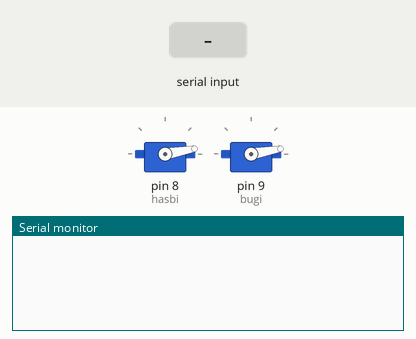
Simulated run of this sketch. Board: Arduino Uno, built with avr-gcc and run on an emulated ATmega328P. Parts: 2 × servo, the last lines printed to the serial monitor. The test bench sets the inputs (shaded band).

Above: at 1.2 s.
1.3 s: "h" received over Serial
At 2.5 s:
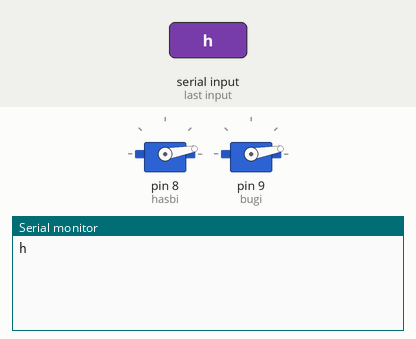
2.8 s: "o" received over Serial
At 3.6 s:
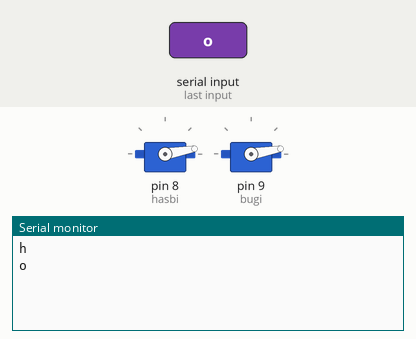
4.3 s: "1" received over Serial
At 4.8 s:
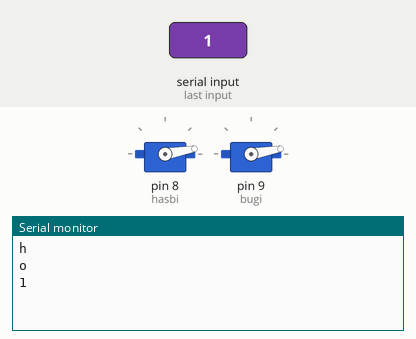

The sketch:

cat_feeder.ino
```cpp
#include <Servo.h>

Servo hasbi;
Servo bugi;
int hasbiPos = 10;
int bugiPos = 10;

void setup()
{
  hasbi.attach(8);
  bugi.attach(9);
  hasbi.write(hasbiPos);
  bugi.write(bugiPos);
  Serial.begin(19200);
}

void loop(){
  while(Serial.available())
  {
    char inChar = (char)Serial.read();
    Serial.println(inChar);
    switch(inChar)
    {
      case 'h':
        controlHasbi('open');
        delay(100);
        break;
      case 'o':
        controlHasbi('close');
        delay(100);
        break;
    }
  }
}
void controlHasbi(char state)
{
  int i=0;
  switch(state)
  {
    case 'open':
      for(i=hasbiPos; i<170; i+=5)
      {
        hasbi.write(i);
      }
      break;
    case 'close':
      for(i=hasbiPos; i>=10; i-=5)
      {
        hasbi.write(i);
      }
      break;
  }
  hasbiPos = i;
}

void controlBugi(char state)
{
  int i = 0;
  switch(state)
  {
    case 'open':
      for(i=bugiPos; i<170; i+=5)
      {
        bugi.write(i);
      }
      break;
    case 'close':
      for(i=bugiPos; i>=10; i-=5)
      {
        bugi.write(i);
      }
      break;
  }
  bugiPos = i;
}
```

Measured:
- after the input at 1.3 s, the serial monitor: prints a new line at once (image 1)
- after the input at 2.8 s, the serial monitor: prints a new line at once (image 2)
- after the input at 4.3 s, the serial monitor: prints a new line at once (image 3)
